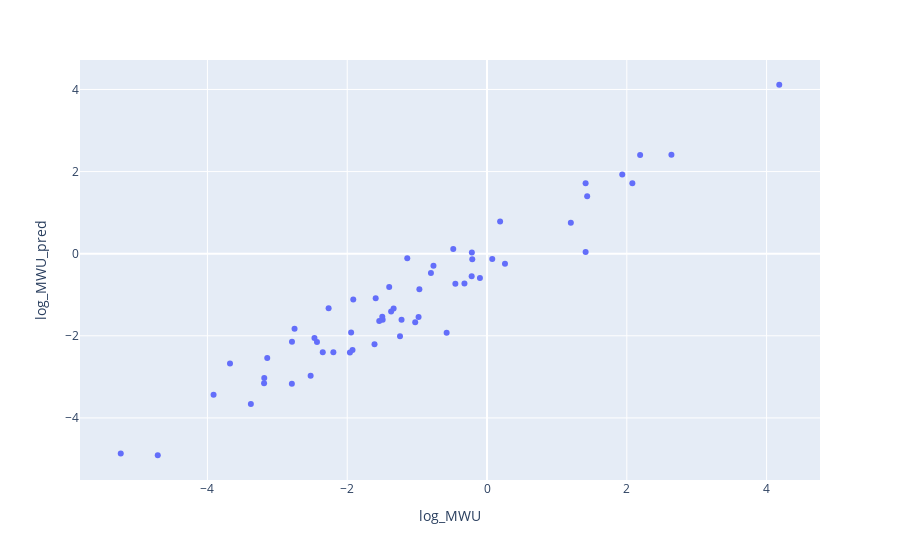

The notebook cell saved with this chart:
### Code cell
px.scatter(df.reset_index(), x='log_MWU', y='log_MWU_pred', hover_data=['ISO'])

### Figure 1 — Plotly figure (JSON) as saved in the notebook; plotly's stock layout.template omitted (floating-point values rounded to 4 significant figures)
{"data": [{"customdata": [["AFG"], ["ALB"], ["AGO"], ["ATG"], ["AUS"], ["BRB"], ["BLR"], ["BWA"], ["BFA"], ["BDI"], ["CMR"], ["COG"], ["CIV"], ["ECU"], ["SWZ"], ["ETH"], ["FJI"], ["GAB"], ["GMB"], ["GEO"], ["GIN"], ["GNB"], ["GUY"], ["IDN"], ["ITA"], ["JAM"], ["KWT"], ["LBN"], ["LBR"], ["ARE"], ["USA"], ["MWI"], ["MRT"], ["MOZ"], ["NPL"], ["NER"], ["NGA"], ["PAK"], ["PSE"], ["PAN"], ["PNG"], ["PRI"], ["KOR"], ["UZB"], ["TCD"], ["COD"], ["DOM"], ["MDA"], ["RWA"], ["SYC"], ["SLE"], ["SGP"], ["LKA"], ["TGO"], ["TTO"], ["UKR"], ["VNM"]], "hovertemplate": "log_MWU=%{x}<br>log_MWU_pred=%{y}<br>ISO=%{customdata[0]}<extra></extra>", "legendgroup": "", "marker": {"color": "#636efa", "symbol": "circle"}, "mode": "markers", "name": "", "orientation": "v", "showlegend": false, "type": "scatter", "x": [-1.593, -0.5775, -1.141, -5.24, 1.433, -3.912, -0.2194, -2.433, -0.9792, -3.144, -1.399, -2.754, -0.4527, 0.257, -3.187, -0.2107, -3.677, -2.469, -3.189, -1.027, -1.493, -3.378, -2.792, 2.638, 2.191, -1.245, -0.8023, -0.9676, -2.523, -0.4829, 4.181, -1.944, -2.35, -1.372, -1.913, -1.223, 1.411, 2.079, -1.609, -1.336, -1.498, -0.1013, 1.935, 1.411, -2.266, -0.7659, -0.323, -1.924, -2.79, -4.711, -2.198, 0.07511, -0.2169, -1.961, -1.542, 1.199, 0.1873], "xaxis": "x", "y": [-1.085, -1.927, -0.1129, -4.869, 1.4, -3.435, -0.5493, -2.148, -1.543, -2.541, -0.8135, -1.826, -0.7309, -0.2478, -3.027, -0.1336, -2.672, -2.052, -3.157, -1.669, -1.608, -3.664, -3.167, 2.41, 2.405, -2.012, -0.4715, -0.8655, -2.975, 0.1145, 4.115, -1.922, -2.4, -1.406, -1.119, -1.61, 1.718, 1.718, -2.203, -1.337, -1.536, -0.5892, 1.931, 0.04326, -1.33, -0.291, -0.7284, -2.348, -2.145, -4.909, -2.401, -0.1265, 0.02682, -2.406, -1.64, 0.7509, 0.7832], "yaxis": "y"}], "layout": {"legend": {"tracegroupgap": 0}, "margin": {"t": 60}, "xaxis": {"anchor": "y", "domain": [0, 1], "title": {"text": "log_MWU"}}, "yaxis": {"anchor": "x", "domain": [0, 1], "title": {"text": "log_MWU_pred"}}}}
